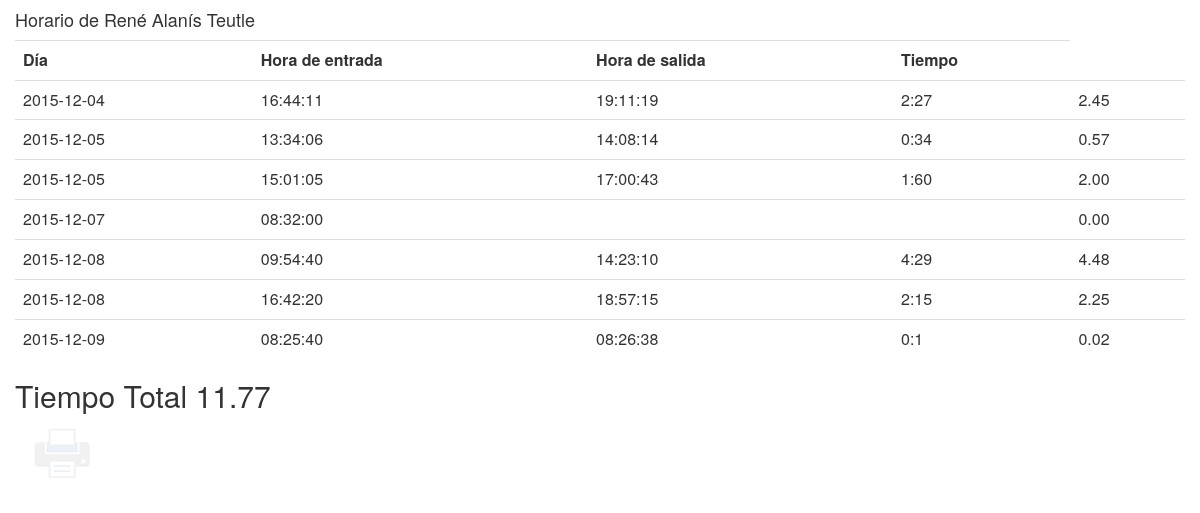
The page /horario-personal.php?usuario=1 on the database its author committed.
### tables this page shows
CREATE TABLE IF NOT EXISTS `personal` (
  `idpersonal` int(11) NOT NULL AUTO_INCREMENT,
  `nombre` varchar(45) DEFAULT NULL,
  `apellidos` varchar(45) DEFAULT NULL,
  `foto` varchar(100) DEFAULT NULL,
  `tolerancia` time NOT NULL,
  `privilegios_idprivilegios` int(11) NOT NULL,
  `usuario_idusuario` int(11) NOT NULL,
  PRIMARY KEY (`idpersonal`,`privilegios_idprivilegios`),
  KEY `fk_personal_privilegios1_idx` (`privilegios_idprivilegios`),
  KEY `fk_personal_usuario1_idx` (`usuario_idusuario`)
);

CREATE TABLE IF NOT EXISTS `horario` (
  `idhorario` int(11) NOT NULL AUTO_INCREMENT,
  `dia_entrada` date DEFAULT NULL,
  `hora_entrada` time DEFAULT NULL,
  `dia_salida` date DEFAULT NULL,
  `hora_salida` time DEFAULT NULL,
  `tiempo` varchar(8) NOT NULL,
  `tiempo_decimal` float(5,2) NOT NULL,
  `personal_idpersonal` int(11) NOT NULL,
  PRIMARY KEY (`idhorario`,`personal_idpersonal`),
  KEY `fk_horario_personal1_idx` (`personal_idpersonal`)
);

### horario-personal.php (the view, shortened to what this page needs)
<html>
<head>
<link rel="stylesheet" type="text/css" href="css/bootstrap.min.css">
<link rel="stylesheet" type="text/css" href="css/imprimir.css">
</head>
<body>
<?php
$usuario = $_GET['usuario'];
?>
	<div class="container">
		<div class="row">
			<?php
				include('conexion.php');
				$personal = $datos = "select nombre,apellidos from personal where idpersonal = '$usuario'";
				$data = mysql_query($personal, $conexion) or die(mysql_error());
				while ($rows = mysql_fetch_assoc($data)) {
					echo "<h4>Horario de ". $rows['nombre']." ".$rows['apellidos']."</h4>";
				}
			?>
			<div class="table-responsive">
				<table class="table">
					<tr>
						<th>D&iacute;a</th>
						<th>Hora de entrada</th>
						<th>Hora de salida</th>
						<th>Tiempo</th>
					</tr>
					<?php
						$usuario = $_GET['usuario'];
						$datos = "select * from horario where personal_idpersonal = '$usuario'";
						$horario = mysql_query($datos, $conexion) or die(mysql_error());
						$total = 0;
						while ($rows = mysql_fetch_assoc($horario)) {
							echo "<tr>";
							$dia = $rows['dia_entrada'];
							echo "<td>".$dia."</td>";
							$entrada = $rows['hora_entrada'];
							echo "<td>".$entrada."</td>";
							$salida = $rows['hora_salida'];
							echo "<td>".$salida."</td>";
							$tiempo = $rows['tiempo'];
							echo "<td>".$tiempo."</td>";
							$decimal = $rows['tiempo_decimal'];
							if(!empty($decimal))
							$total = $total + $decimal;
							echo "<td>".$decimal."</td>";
							echo "</tr>";
						}
					?>
				</table>
				<h2>Tiempo Total <?php echo $total; ?></h2>
			</div>
		</div>
		<button onclick='window.print()' type='button' id='btnImprimir'></button>
	</div>
</body>

### css/imprimir.css (style rules this page uses)
#btnImprimir { background: url(img/imprimir.png); border: 0; width: 64px; height: 64px; }
#btnImprimir { opacity: 0.1; }

### rows shown on the page
personal: nombre "René", apellidos "Alanís Teutle"
horario: dia_entrada "2015-12-04", hora_entrada "16:44:11", hora_salida "19:11:19", tiempo "2:27", tiempo_decimal "2.45"
horario: dia_entrada "2015-12-05", hora_entrada "13:34:06", hora_salida "14:08:14", tiempo "0:34", tiempo_decimal "0.57"
horario: dia_entrada "2015-12-05", hora_entrada "15:01:05", hora_salida "17:00:43", tiempo "1:60", tiempo_decimal "2.00"
horario: dia_entrada "2015-12-07", hora_entrada "08:32:00", tiempo_decimal "0.00"
horario: dia_entrada "2015-12-08", hora_entrada "09:54:40", hora_salida "14:23:10", tiempo "4:29", tiempo_decimal "4.48"
horario: dia_entrada "2015-12-08", hora_entrada "16:42:20", hora_salida "18:57:15", tiempo "2:15", tiempo_decimal "2.25"
horario: dia_entrada "2015-12-09", hora_entrada "08:25:40", hora_salida "08:26:38", tiempo "0:1", tiempo_decimal "0.02"

### other values the page prints
$total "11.77"
